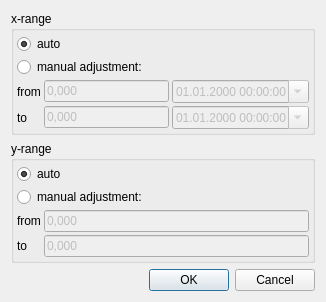
<?xml version="1.0" encoding="UTF-8"?>
<ui version="4.0">
 <class>Dialog1DScale</class>
 <widget class="QDialog" name="Dialog1DScale">
  <property name="geometry">
   <rect>
    <x>0</x>
    <y>0</y>
    <width>326</width>
    <height>271</height>
   </rect>
  </property>
  <property name="sizePolicy">
   <sizepolicy hsizetype="MinimumExpanding" vsizetype="MinimumExpanding">
    <horstretch>0</horstretch>
    <verstretch>0</verstretch>
   </sizepolicy>
  </property>
  <property name="minimumSize">
   <size>
    <width>0</width>
    <height>0</height>
   </size>
  </property>
  <property name="windowTitle">
   <string>Interval Settings</string>
  </property>
  <layout class="QVBoxLayout" name="verticalLayout_4">
   <item>
    <widget class="QGroupBox" name="groupX">
     <property name="enabled">
      <bool>true</bool>
     </property>
     <property name="title">
      <string>x-range</string>
     </property>
     <layout class="QVBoxLayout" name="verticalLayout">
      <property name="spacing">
       <number>3</number>
      </property>
      <property name="leftMargin">
       <number>3</number>
      </property>
      <property name="topMargin">
       <number>3</number>
      </property>
      <property name="rightMargin">
       <number>3</number>
      </property>
      <property name="bottomMargin">
       <number>3</number>
      </property>
      <item>
       <widget class="QRadioButton" name="radioAutoCalcX">
        <property name="text">
         <string>auto</string>
        </property>
        <property name="checked">
         <bool>true</bool>
        </property>
       </widget>
      </item>
      <item>
       <widget class="QRadioButton" name="radioManualX">
        <property name="text">
         <string>manual adjustment:</string>
        </property>
        <property name="checked">
         <bool>false</bool>
        </property>
       </widget>
      </item>
      <item>
       <layout class="QGridLayout" name="gridLayout">
        <item row="1" column="0">
         <widget class="QLabel" name="label_2">
          <property name="sizePolicy">
           <sizepolicy hsizetype="Maximum" vsizetype="Preferred">
            <horstretch>0</horstretch>
            <verstretch>0</verstretch>
           </sizepolicy>
          </property>
          <property name="text">
           <string>to</string>
          </property>
          <property name="buddy">
           <cstring>txtMaxX</cstring>
          </property>
         </widget>
        </item>
        <item row="1" column="1">
         <widget class="QLineEdit" name="txtMaxX">
          <property name="enabled">
           <bool>false</bool>
          </property>
          <property name="text">
           <string>0,000</string>
          </property>
         </widget>
        </item>
        <item row="0" column="0">
         <widget class="QLabel" name="label">
          <property name="sizePolicy">
           <sizepolicy hsizetype="Maximum" vsizetype="Preferred">
            <horstretch>0</horstretch>
            <verstretch>0</verstretch>
           </sizepolicy>
          </property>
          <property name="text">
           <string>from</string>
          </property>
          <property name="buddy">
           <cstring>txtMinX</cstring>
          </property>
         </widget>
        </item>
        <item row="0" column="1">
         <widget class="QLineEdit" name="txtMinX">
          <property name="enabled">
           <bool>false</bool>
          </property>
          <property name="text">
           <string>0,000</string>
          </property>
         </widget>
        </item>
        <item row="0" column="2">
         <widget class="QDateTimeEdit" name="dateTimeMinX">
          <property name="enabled">
           <bool>false</bool>
          </property>
          <property name="displayFormat">
           <string>dd.MM.yyyy HH:mm:ss</string>
          </property>
          <property name="calendarPopup">
           <bool>true</bool>
          </property>
          <property name="timeSpec">
           <enum>Qt::UTC</enum>
          </property>
         </widget>
        </item>
        <item row="1" column="2">
         <widget class="QDateTimeEdit" name="dateTimeMaxX">
          <property name="enabled">
           <bool>false</bool>
          </property>
          <property name="showGroupSeparator" stdset="0">
           <bool>false</bool>
          </property>
          <property name="displayFormat">
           <string>dd.MM.yyyy HH:mm:ss</string>
          </property>
          <property name="calendarPopup">
           <bool>true</bool>
          </property>
          <property name="timeSpec">
           <enum>Qt::UTC</enum>
          </property>
         </widget>
        </item>
       </layout>
      </item>
     </layout>
    </widget>
   </item>
   <item>
    <widget class="QGroupBox" name="groupY">
     <property name="enabled">
      <bool>true</bool>
     </property>
     <property name="title">
      <string>y-range</string>
     </property>
     <layout class="QVBoxLayout" name="verticalLayout_2">
      <property name="spacing">
       <number>3</number>
      </property>
      <property name="leftMargin">
       <number>3</number>
      </property>
      <property name="topMargin">
       <number>3</number>
      </property>
      <property name="rightMargin">
       <number>3</number>
      </property>
      <property name="bottomMargin">
       <number>3</number>
      </property>
      <item>
       <widget class="QRadioButton" name="radioAutoCalcY">
        <property name="text">
         <string>auto</string>
        </property>
        <property name="checked">
         <bool>true</bool>
        </property>
       </widget>
      </item>
      <item>
       <widget class="QRadioButton" name="radioManualY">
        <property name="text">
         <string>manual adjustment:</string>
        </property>
        <property name="checked">
         <bool>false</bool>
        </property>
       </widget>
      </item>
      <item>
       <layout class="QGridLayout" name="gridLayout_2">
        <item row="0" column="1">
         <widget class="QLineEdit" name="txtMinY">
          <property name="enabled">
           <bool>false</bool>
          </property>
          <property name="text">
           <string>0,000</string>
          </property>
         </widget>
        </item>
        <item row="1" column="0">
         <widget class="QLabel" name="label_4">
          <property name="sizePolicy">
           <sizepolicy hsizetype="Maximum" vsizetype="Preferred">
            <horstretch>0</horstretch>
            <verstretch>0</verstretch>
           </sizepolicy>
          </property>
          <property name="text">
           <string>to</string>
          </property>
          <property name="buddy">
           <cstring>txtMaxY</cstring>
          </property>
         </widget>
        </item>
        <item row="0" column="0">
         <widget class="QLabel" name="label_3">
          <property name="sizePolicy">
           <sizepolicy hsizetype="Maximum" vsizetype="Preferred">
            <horstretch>0</horstretch>
            <verstretch>0</verstretch>
           </sizepolicy>
          </property>
          <property name="text">
           <string>from</string>
          </property>
          <property name="buddy">
           <cstring>txtMinY</cstring>
          </property>
         </widget>
        </item>
        <item row="1" column="1">
         <widget class="QLineEdit" name="txtMaxY">
          <property name="enabled">
           <bool>false</bool>
          </property>
          <property name="text">
           <string>0,000</string>
          </property>
         </widget>
        </item>
       </layout>
      </item>
     </layout>
    </widget>
   </item>
   <item>
    <widget class="QDialogButtonBox" name="buttonBox">
     <property name="orientation">
      <enum>Qt::Horizontal</enum>
     </property>
     <property name="standardButtons">
      <set>QDialogButtonBox::Cancel|QDialogButtonBox::Ok</set>
     </property>
    </widget>
   </item>
  </layout>
 </widget>
 <tabstops>
  <tabstop>radioAutoCalcX</tabstop>
  <tabstop>radioManualX</tabstop>
  <tabstop>txtMinX</tabstop>
  <tabstop>txtMaxX</tabstop>
  <tabstop>radioAutoCalcY</tabstop>
  <tabstop>radioManualY</tabstop>
  <tabstop>txtMinY</tabstop>
  <tabstop>txtMaxY</tabstop>
 </tabstops>
 <resources/>
 <connections>
  <connection>
   <sender>radioManualX</sender>
   <signal>toggled(bool)</signal>
   <receiver>txtMinX</receiver>
   <slot>setEnabled(bool)</slot>
   <hints>
    <hint type="sourcelabel">
     <x>47</x>
     <y>58</y>
    </hint>
    <hint type="destinationlabel">
     <x>50</x>
     <y>73</y>
    </hint>
   </hints>
  </connection>
  <connection>
   <sender>radioManualX</sender>
   <signal>toggled(bool)</signal>
   <receiver>txtMaxX</receiver>
   <slot>setEnabled(bool)</slot>
   <hints>
    <hint type="sourcelabel">
     <x>74</x>
     <y>57</y>
    </hint>
    <hint type="destinationlabel">
     <x>74</x>
     <y>99</y>
    </hint>
   </hints>
  </connection>
  <connection>
   <sender>radioManualY</sender>
   <signal>toggled(bool)</signal>
   <receiver>txtMinY</receiver>
   <slot>setEnabled(bool)</slot>
   <hints>
    <hint type="sourcelabel">
     <x>53</x>
     <y>173</y>
    </hint>
    <hint type="destinationlabel">
     <x>53</x>
     <y>188</y>
    </hint>
   </hints>
  </connection>
  <connection>
   <sender>radioManualY</sender>
   <signal>toggled(bool)</signal>
   <receiver>txtMaxY</receiver>
   <slot>setEnabled(bool)</slot>
   <hints>
    <hint type="sourcelabel">
     <x>93</x>
     <y>166</y>
    </hint>
    <hint type="destinationlabel">
     <x>79</x>
     <y>221</y>
    </hint>
   </hints>
  </connection>
  <connection>
   <sender>buttonBox</sender>
   <signal>rejected()</signal>
   <receiver>Dialog1DScale</receiver>
   <slot>reject()</slot>
   <hints>
    <hint type="sourcelabel">
     <x>121</x>
     <y>261</y>
    </hint>
    <hint type="destinationlabel">
     <x>207</x>
     <y>270</y>
    </hint>
   </hints>
  </connection>
  <connection>
   <sender>radioManualX</sender>
   <signal>toggled(bool)</signal>
   <receiver>dateTimeMinX</receiver>
   <slot>setEnabled(bool)</slot>
   <hints>
    <hint type="sourcelabel">
     <x>37</x>
     <y>53</y>
    </hint>
    <hint type="destinationlabel">
     <x>240</x>
     <y>80</y>
    </hint>
   </hints>
  </connection>
  <connection>
   <sender>radioManualX</sender>
   <signal>toggled(bool)</signal>
   <receiver>dateTimeMaxX</receiver>
   <slot>setEnabled(bool)</slot>
   <hints>
    <hint type="sourcelabel">
     <x>28</x>
     <y>58</y>
    </hint>
    <hint type="destinationlabel">
     <x>194</x>
     <y>105</y>
    </hint>
   </hints>
  </connection>
 </connections>
</ui>
